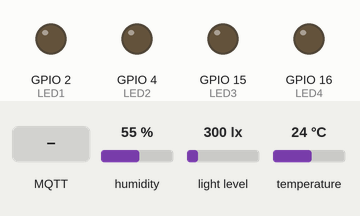
Recording of a sketch running on a simulated ESP32. On the bench: output pins drawn as LEDs (lit = HIGH). Dashed ring = blinking. The inputs (shaded band) are chosen by the test bench; at power-on: humidity 55 %, light level 300 lx, temperature 24 °C. WiFi joins after 1.5 s; servers stay silent unless stated; random numbers use the default seed unless the sketch sets one; no MQTT or app messages arrive unless stated; what the sketch prints to the serial monitor is not drawn.

Above: at 2.7 s.
2.8 s: MQTT message "led1_" arrives on the first subscribed topic
At 3.72 s:
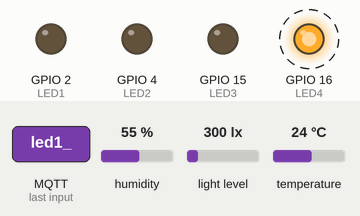
6.3 s: MQTT message "1" arrives on the first subscribed topic
8.3 s: MQTT message "on" arrives on the first subscribed topic
Timing chart, 0 to 16.3 s (numbered marks = the images above; inputs shaded):
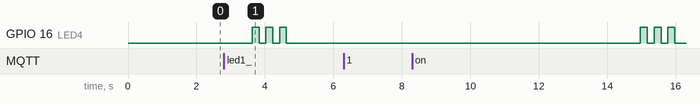

Measured:
- after the input at 6.3 s, every drawn part: stays the same

The sketch:

esp32.ino
```cpp
#include <WiFi.h>
#include <PubSubClient.h>
#include <DHT.h>
#include <BH1750FVI.h>

#define LED1 2
#define LED2 4
#define LED3 15
#define LED4 16
#define DHTPIN 5
#define DHTTYPE DHT11

const char* ssid = "Tenda_501DB0";
const char* password = "airwaybill";
const char* mqtt_server = "192.168.0.193";
const char* mqtt_user = "bahuy";
const char* mqtt_password = "9723";

WiFiClient espClient;
PubSubClient client(espClient);
DHT dht(DHTPIN, DHTTYPE);
BH1750FVI LightSensor(BH1750FVI::k_DevModeContLowRes);

int windSpeed = 0;

void setup() {
  Serial.begin(115200);
  pinMode(LED1, OUTPUT);
  pinMode(LED2, OUTPUT);
  pinMode(LED3, OUTPUT);
  pinMode(LED4, OUTPUT);
  dht.begin();
  LightSensor.begin();
  setup_wifi();
  client.setServer(mqtt_server, 2003);
  client.setCallback(mqttCallback);
}

void setup_wifi() {
  delay(10);
  Serial.print("Kết nối đến WiFi: ");
  Serial.println(ssid);
  WiFi.begin(ssid, password);
  while (WiFi.status() != WL_CONNECTED) {
    delay(500);
    Serial.print(".");
  }
  Serial.println("\nĐã kết nối đến WiFi");
  Serial.print("Địa chỉ IP: ");
  Serial.println(WiFi.localIP());
}

void reconnect() {
  while (!client.connected()) {
    Serial.print("Đang kết nối đến MQTT...");
    if (client.connect("ESP32Client", mqtt_user, mqtt_password)) {
      Serial.println("Đã kết nối!");
      client.subscribe("control_led");
    } else {
      Serial.print("Lỗi, rc=");
      Serial.print(client.state());
      Serial.println(" Đợi 5 giây để thử lại");
      delay(5000);
    }
  }
}

void mqttCallback(char* topic, byte* payload, unsigned int length) {
  String message;
  for (int i = 0; i < length; i++) {
    message += (char)payload[i];
  }
  Serial.print("Nhận tin nhắn: ");
  Serial.println(message);

  if (message.startsWith("led1_")) {
    bool ledStatus = message.endsWith("on") ? HIGH : LOW;
    digitalWrite(LED1, ledStatus);
    publishLedControlHistory(1, ledStatus ? "Bật" : "Tắt");
  } else if (message.startsWith("led2_")) {
    bool ledStatus = message.endsWith("on") ? HIGH : LOW;
    digitalWrite(LED2, ledStatus);
    publishLedControlHistory(2, ledStatus ? "Bật" : "Tắt");
  } else if (message.startsWith("led3_")) {
    bool ledStatus = message.endsWith("on") ? HIGH : LOW;
    digitalWrite(LED3, ledStatus);
    publishLedControlHistory(3, ledStatus ? "Bật" : "Tắt");
  } else if (message.startsWith("led4_")) {
    bool ledStatus = message.endsWith("on") ? HIGH : LOW;
    digitalWrite(LED4, ledStatus);
    publishLedControlHistory(4, ledStatus ? "Bật" : "Tắt");
  }
}

void publishSensorData() {
  float h = dht.readHumidity();
  float t = dht.readTemperature();
  if (isnan(h) || isnan(t)) {
    Serial.println("Không thể đọc dữ liệu từ DHT!");
    return;
  }
  uint16_t lightIntensity = LightSensor.GetLightIntensity();
  String jsonData = "{\"temperature\":" + String(t) +
                    ", \"humidity\":" + String(h) +
                    ", \"light\":" + String(lightIntensity) +
                    ", \"wind_speed\":" + String(windSpeed) + "}";
  client.publish("sensor_data", jsonData.c_str());
  Serial.println("Dữ liệu đã gửi: " + jsonData);
}


void publishLedControlHistory(int led_id, String status) {
  String command = "{\"led_id\":" + String(led_id) + ", \"status\":\"" + status + "\"}";
  client.publish("led_control_history", command.c_str());
  Serial.println("Đã gửi lịch sử điều khiển LED: " + command);
}

void loop() {
  if (!client.connected()) {
    reconnect();
  }
  client.loop();
  windSpeed = random(0, 101);
  publishSensorData();
  if (windSpeed > 50) {
    blinkLED4(3);
  }

  delay(2000);
}

void blinkLED4(int times) {
  publishLedControlHistory(4, "Bật");
  for (int i = 0; i < times; i++) {
    digitalWrite(LED4, HIGH);
    delay(200);
    digitalWrite(LED4, LOW);
    delay(200);
  }
  publishLedControlHistory(4, "Tắt");
}
```
